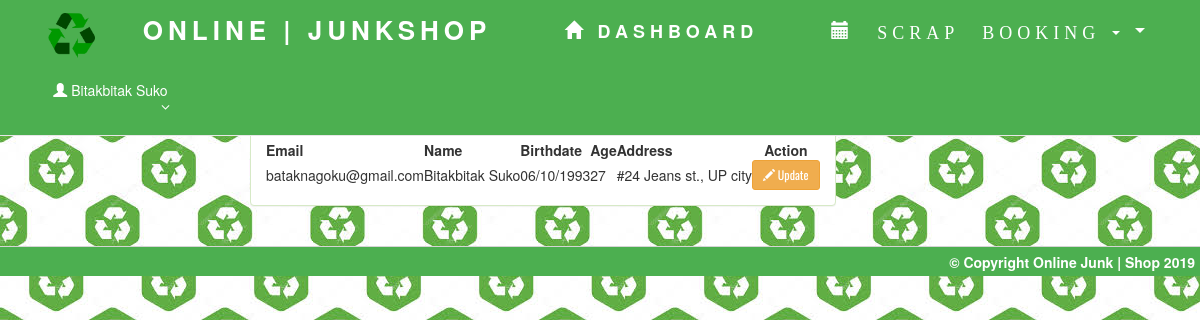
/junkshop_client/account.php (signed in), run on the app's committed database.
### tables this page shows
CREATE TABLE `jk` (
  `jk_no` int(11) NOT NULL AUTO_INCREMENT,
  `email` varchar(255) DEFAULT NULL,
  `password` varchar(255) DEFAULT NULL,
  `firstname` varchar(50) DEFAULT NULL,
  `middlename` varchar(50) DEFAULT NULL,
  `lastname` varchar(50) DEFAULT NULL,
  `birthdate` varchar(255) DEFAULT NULL,
  `age` varchar(20) DEFAULT NULL,
  `address` varchar(255) DEFAULT NULL,
  `contact` text,
  PRIMARY KEY (`jk_no`),
  UNIQUE KEY `jk_no` (`jk_no`)
);

### junkshop_client/account.php (the view, shortened to what this page needs)
<!DOCTYPE html>
<html lang="en">
<head>
<link href="../css/bootstrap.min.css" rel="stylesheet" type="text/css" />
<link href="../css/bootstrap.css" rel="stylesheet" type="text/css" media="all" />
<link rel = "stylesheet" type = "text/css" href = "../css/customize2.css" />
<link rel="stylesheet" href="../css/jquery-ui.css" />
<link href="../font-awesome-4.7.0/css/font-awesome.css" rel="stylesheet">
<link href="../css/bootstrap-timepicker.min.css" rel="stylesheet" media="screen">
<link rel="stylesheet" href="../src/bootstrap.min.css" />
<link rel="stylesheet" href="../css/input-to-dropdown.css">
<link rel="stylesheet" href="../src/bootstrap.css" />
<link rel="stylesheet" href="../src/style.css" />
<link rel="stylesheet" href="../css6/font-awesome.min.css">
<link rel="stylesheet" href="../css6/bootstrap.min.css">
<link rel="stylesheet" href="../css6/dataTables.bootstrap.min.css">
<link rel="stylesheet" href="../css6/bootstrap-social.css">
<link rel="stylesheet" href="../css6/bootstrap-select.css">
<link rel="stylesheet" href="../css6/fileinput.min.css">
<link rel="stylesheet" href="../css6/awesome-bootstrap-checkbox.css">
<link rel="stylesheet" href="../css6/style.css">
<link rel="stylesheet" href="../css/footer.css">
<link rel="stylesheet" href="../css/flexslider.css" type="text/css" media="screen" property="" />
<link href="../css3/bootstrap.css" rel="stylesheet" type="text/css" media="all" />
 </head>
<body background="../images/recycle.jpg">
<?php include('includes/header.php');?>
<div class="ts-main-content">
<div class="content-wrapper">
<div class="container-fluid">
<div class="row">
<div class = "panel panel-success">
      <div class = "panel-heading">
        <label>PATIENTS LIST</Label>
      </div>
      <div class = "panel-body">
        <table id = "table" class = "display" width = "100%" cellspacing = "0">
          <thead>
            <tr>
              <th>Email</th>
              <th>Name</th>
              <th>Birthdate</th>
              <th>Age</th>
              <th>Address</th>
              <th><center>Action</center></th>
            </tr>
          </thead>
          <tbody>
          <?php
            $conn = new mysqli("localhost","root","","junkshop") or die(mysqli_error());
            $query = $conn->query("SELECT * FROM `jk` WHERE `jk_no`='$_SESSION[jk_no]'") or die(mysqli_error());
            while($fetch = $query->fetch_array()){
          ?>
            <tr>
              <td><?php echo $fetch['email']?></td>
              <td><?php echo $fetch['firstname']." ".$fetch['lastname']?></td>
              <td><?php echo $fetch['birthdate']?></td>
              <td><?php echo $fetch['age']?></td>
              <td><?php echo $fetch['address']?></td>
              <td><center><a href = "edit_account.php?id=<?php echo $fetch['jk_no']?>&lastname=<?php echo $fetch['lastname']?>" class = "btn btn-sm btn-warning"><span class = "glyphicon glyphicon-pencil"></span> Update</a></center></td>
            </tr>
          <?php
            }
          ?>
          </tbody>
          </table>
      </div>
    </div>
    </div>
    </div>
    </div>
    </div>
  <div id = "footer">
    <label class = "footer-title">&copy; Copyright Online Junk | Shop 2019</label>
  </div>
 </body>
</html>

### junkshop_client/includes/header.php (shortened to what this page needs)
<div class="brand clearfix">
 <div class = "navbar navbar-default navbar-fixed-top" style="background-color: #4CAF50;">
 <img src = "../images/ico1.png" style = "float:left;margin-top: 5px; margin-left:5px;" height = "45px" />
    <label class = "navbar-brand" style="font-size: 26px;">ONLINE | JUNKSHOP
    </label>
    <a href = "home.php"><label class = "navbar-brand"><i class = "glyphicon glyphicon-home"></i> Dashboard</label></a>
        <ul class = "nav navbar-left">
        <label class = "navbar-brand"><li class = "dropdown">
          <a class = "user dropdown-toggle" data-toggle = "dropdown" href = "#">
          <i class = "glyphicon glyphicon-calendar"> Scrap Booking </i>
            <b class = "caret"></b>
          </a>
        </li>
        </label>
      </ul>
		 <?php
        $conn = new mysqli("localhost", "root", "", "junkshop") or die(mysqli_error());
        $q = $conn->query("SELECT * FROM `jk` WHERE `jk_no` = '$_SESSION[jk_no]'") or die(mysqli_error());
        $f = $q->fetch_array();
      ?>
     	<ul class="ts-profile-nav">
		<li class="ts-account">
           <a href="#">&nbsp;&nbsp;&nbsp;&nbsp;&nbsp;&nbsp;<span class = "glyphicon glyphicon-user"></span>
            <?php
              echo $f['firstname']." ".$f['lastname'];
            ?><i class="fa fa-angle-down hidden-side"></i></a>
			</li>
		</ul>
	</div>
	</div>

### css/customize2.css (style rules this page uses)
html, body { height:100%; }
#footer { height:30px; width:100%; background-repeat: no-repeat; filter: none; border: 1px solid #D5D5D5; position: fixed; right: 0; left: 0; z-index: -1030; bottom:0; border-width: 1px 0 0; }
.user { color:#fff; margin-top:10px; margin-right:20px; }
.footer-title { margin-top:5px; margin-right:5px; float:right; font-family:Helvetica Neue; }

### src/style.css (style rules this page uses)
html, body { margin:0; font-size: 100%; font-family: 'Lato', sans-serif; }
body a { text-decoration:none; transition:0.5s all; -webkit-transition:0.5s all; -moz-transition:0.5s all; -o-transition:0.5s all; -ms-transition:0.5s all; }
ul { margin:0; padding:0; }
label { margin:0; }
.navbar-default { background: none; border: none; }
.navbar { margin-bottom: 0; }
.navbar-default .navbar-brand,.navbar-default .navbar-brand:hover, .navbar-default .navbar-brand:focus { color: #fff; }
.navbar-brand { padding: 0; font-size: 31px; text-transform: uppercase; letter-spacing: 5px; line-height: 25px; position: relative; font-weight: bold; }

### css6/style.css (style rules this page uses)
html { font-size: 14px; }
@media only screen and (min-width: 480px) { html { font-size: 17px; } }
@media only screen and (min-width: 768px) { html { font-size: 14px; } }
body { font-size: 1em; }
a { color: #37a6c4; }
.btn { font-family: 'Oswald', sans-serif; }
.panel { overflow: hidden; }
ul, li { margin: 0; padding: 0; list-style: none; }
.btn { text-transform: none; }
.brand { background: #4CAF50; position: relative; z-index: 3; position: fixed; width: 100%; top: 0; }
.brand .ts-profile-nav { float: right; display: none; }
.brand .ts-profile-nav li { float: left; position: relative; }
.brand .ts-profile-nav li a { display: block; padding: 20px; color: #fff; }
.brand .ts-profile-nav .ts-account .fa-angle-down { float: right; }
.brand .ts-profile-nav .ts-account > a { width: 180px; background: #4CAF50; }
@media only screen and (min-width: 992px) { .brand .ts-profile-nav { display: block; } }
.ts-main-content .content-wrapper { padding-top: 15px; margin-top: 60px; }
@media only screen and (min-width: 992px) { .ts-main-content .content-wrapper { margin-left: 250px; } }

### css/footer.css (style rules this page uses)
#footer { height:30px; width:100%; background-color: #4CAF50; background-repeat: no-repeat; filter: none; border: 1px solid #D5D5D5; position: relative; right: 0; left: 0; z-index: -1030; top:20px; border-width: 1px 0 0; }
.footer-title { margin-top:5px; color: #ffffff; margin-right:5px; float:right; font-family:Helvetica Neue; }

### data on the page
jk: firstname "Bitakbitak", lastname "Suko", email "bataknagoku@gmail.com", birthdate "06/10/1993", age "27", address "#24 Jeans st., UP city"
